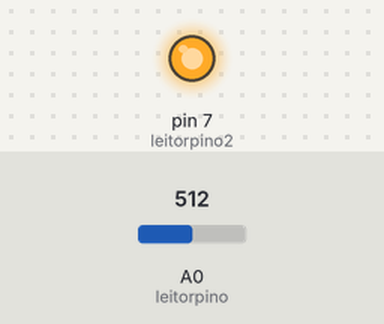
A sketch run on a simulated Arduino Uno, built with avr-gcc and run on an emulated ATmega328P. On the bench: output pins drawn as LEDs (lit = HIGH). Inputs (shaded band) come from the test bench; at power-on: A0 (leitorpino) = 512. What the sketch prints to the serial monitor is not drawn.

Above: at 0.1 s.
Timing chart, 0 to 1.6 s (numbered marks = the images above):
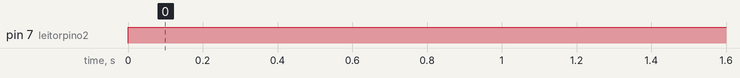

Measured:
- by itself, pin 7 (leitorpino2): LOW → HIGH at 0.00 s

The sketch:

meusensor.ino
```cpp
int leitorpino= 0;
const int leitorpino2= 7;
long armazenador= 0;

void setup() {
pinMode(leitorpino, OUTPUT);
pinMode(leitorpino2, OUTPUT);
Serial.begin(9600);// put your setup code here, to run once:
}

void loop() {
digitalWrite(leitorpino2, HIGH);
armazenador= analogRead(leitorpino);  // put your main code here, to run repeatedly:
Serial.print("Valor do Sensor= ");
Serial.println(armazenador);
delay(1000);
}
```
